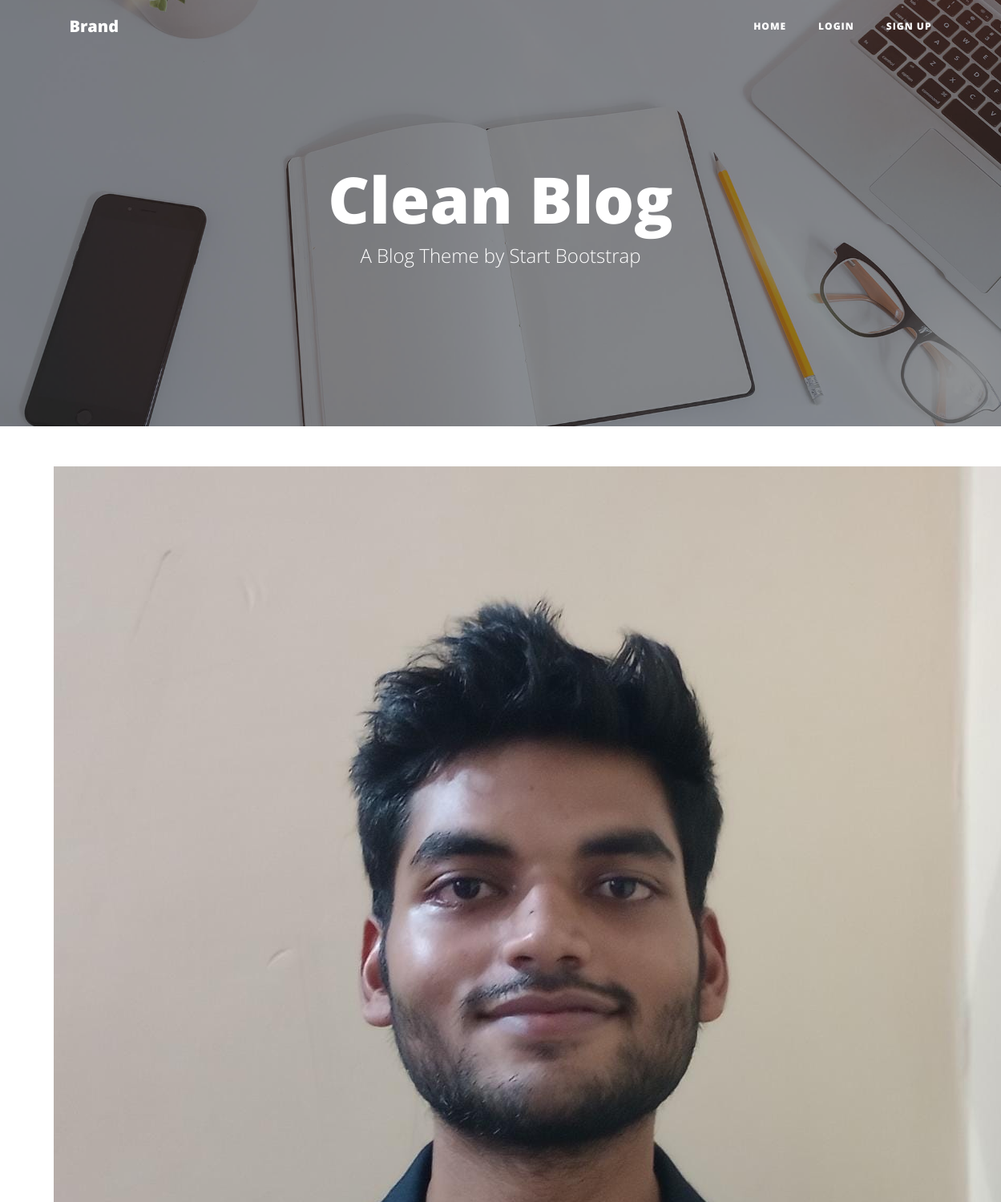
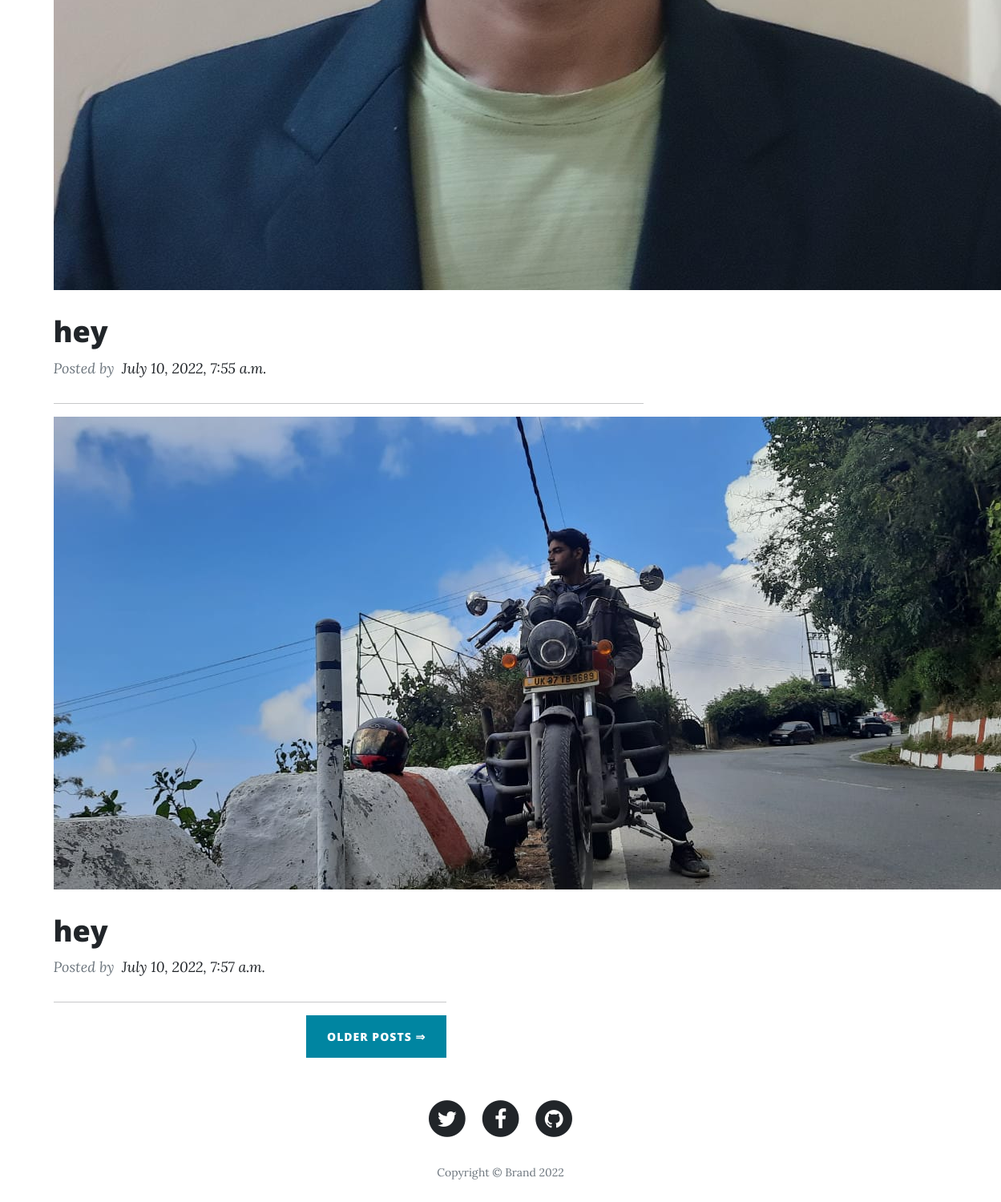
The app's page /, older data (2 pictures, top to bottom).
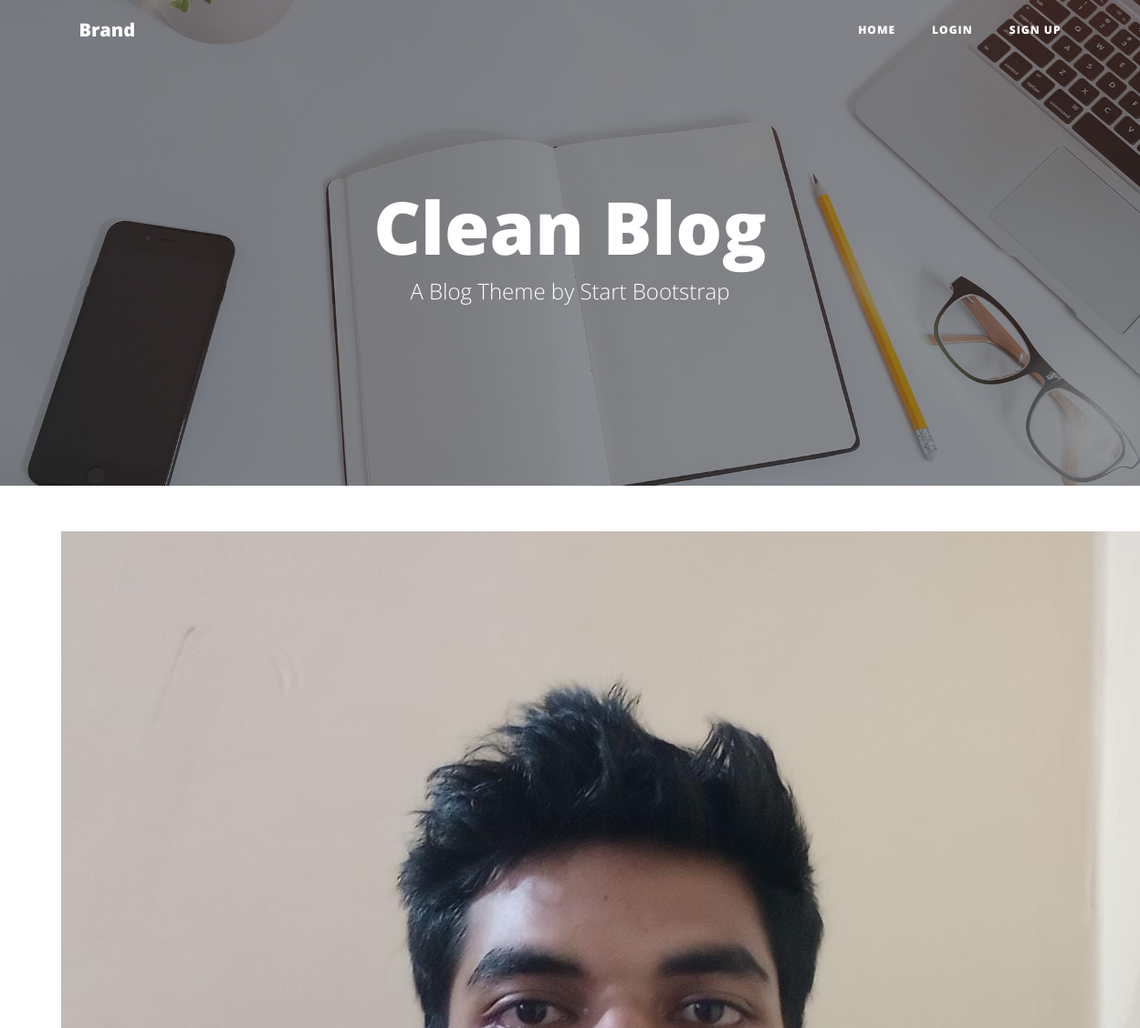
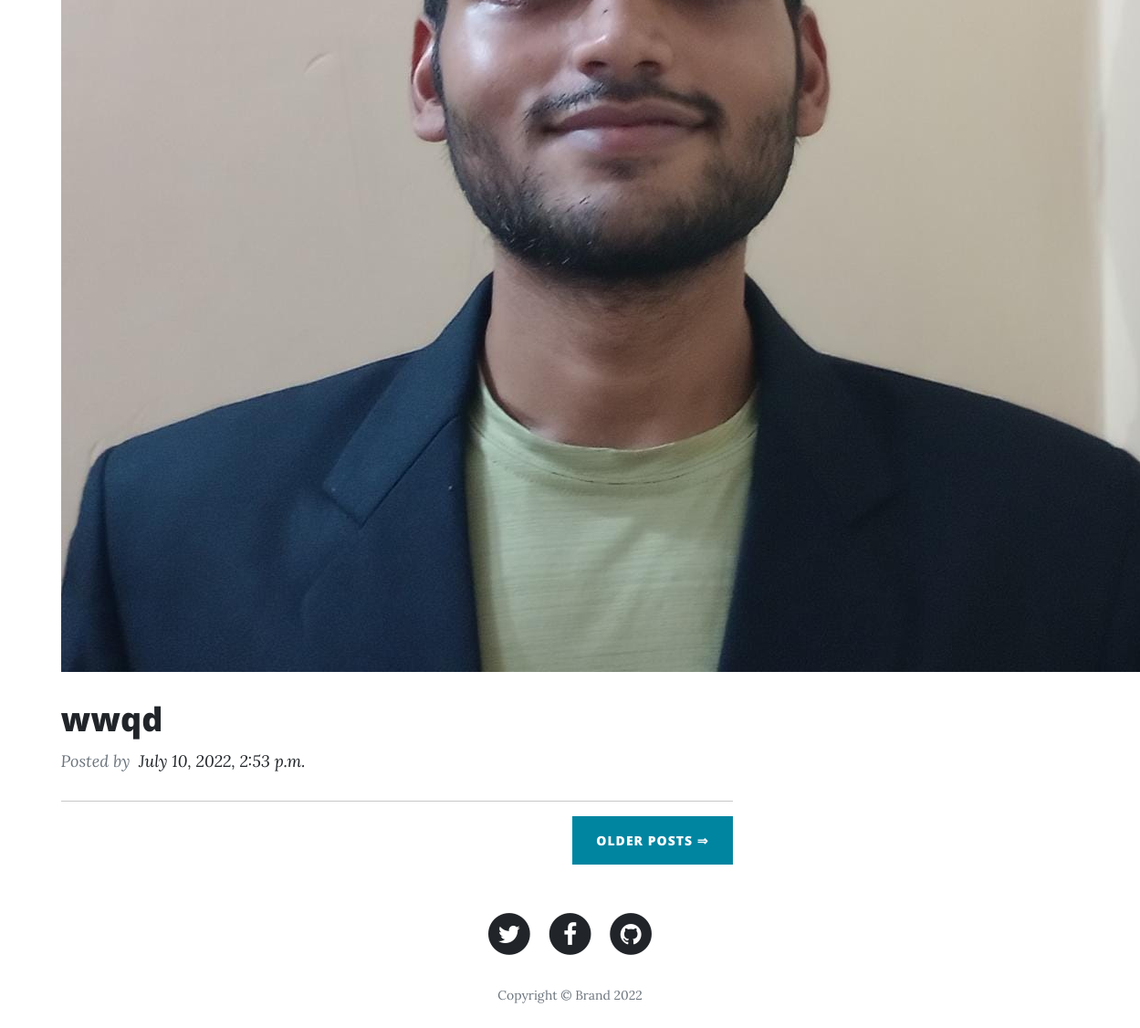
The same page, newer data (2 pictures, top to bottom).
### home/models.py (models this page shows, shortened)
class Blog(models.Model):
    title = models.CharField(max_length=200)
    content = models.TextField()
    user = models.ForeignKey(User, blank=True, null= True, on_delete=models.CASCADE)
    slug = models.SlugField(max_length=20, null=True, blank=True)
    image = models.ImageField(upload_to = 'blog')
    created_at = models.DateTimeField(auto_now_add=True)
    upload_to = models.DateTimeField(auto_now=True)

### home/views.py (the view)
# urls.py: 2. Add a URL to urlpatterns:  path('', views.home, name='home')
def home(request):
    context = {'blogs': Blog.objects.all()}
    return render(request, 'home.html', context)

### home/templates/home.html
{% extends 'main.html' %}
{% block content %}
<div class="container">
    <div class="row">
        {% for blog in blogs %}
        <div class="col-md-10 col-lg-8">
            <div class="post-preview">
                <a href="{% url 'blogdetail' blog.slug %}">
                    <img src="/media/{{blog.image}}" alt="">
                    <h2 class="post-title">{{blog.title}}</h2>
                </a>
                <p class="post-meta">Posted by {{blog.user.username}}&nbsp;<a href="#">{{blog.created_at}}</a></p>
            </div>
            <hr>
        {% endfor %}
            <div class="clearfix"><button class="btn btn-primary float-end" type="button">Older Posts&nbsp;⇒</button></div>
        </div>
    </div>
</div>
{% endblock %}

Row changes from the older to the newer data that the page shows:
removed Blog: image (picture), title "hey", created_at "July 10, 2022, 7:55 a.m."
removed Blog: image (picture), title "hey", created_at "July 10, 2022, 7:57 a.m."
added Blog: image (picture), title "wwqd", created_at "July 10, 2022, 2:53 p.m."
